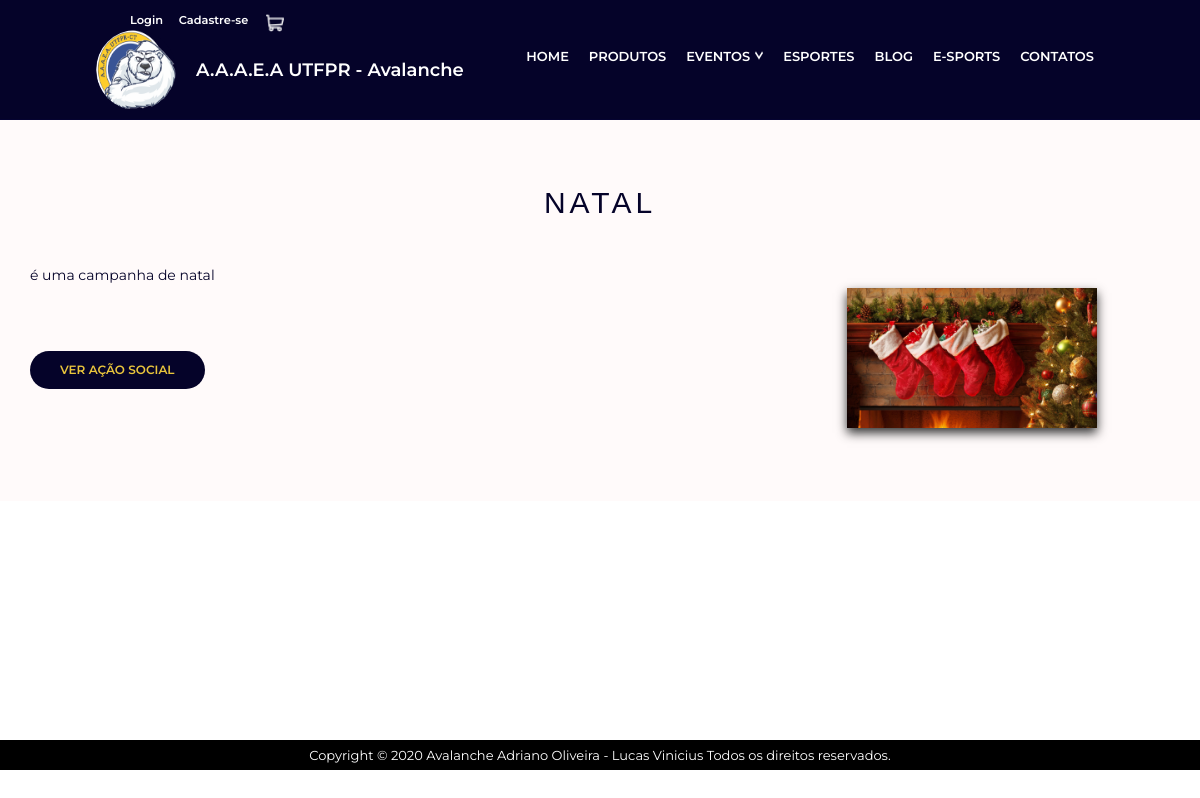
Before: /Social/ with the older database file.
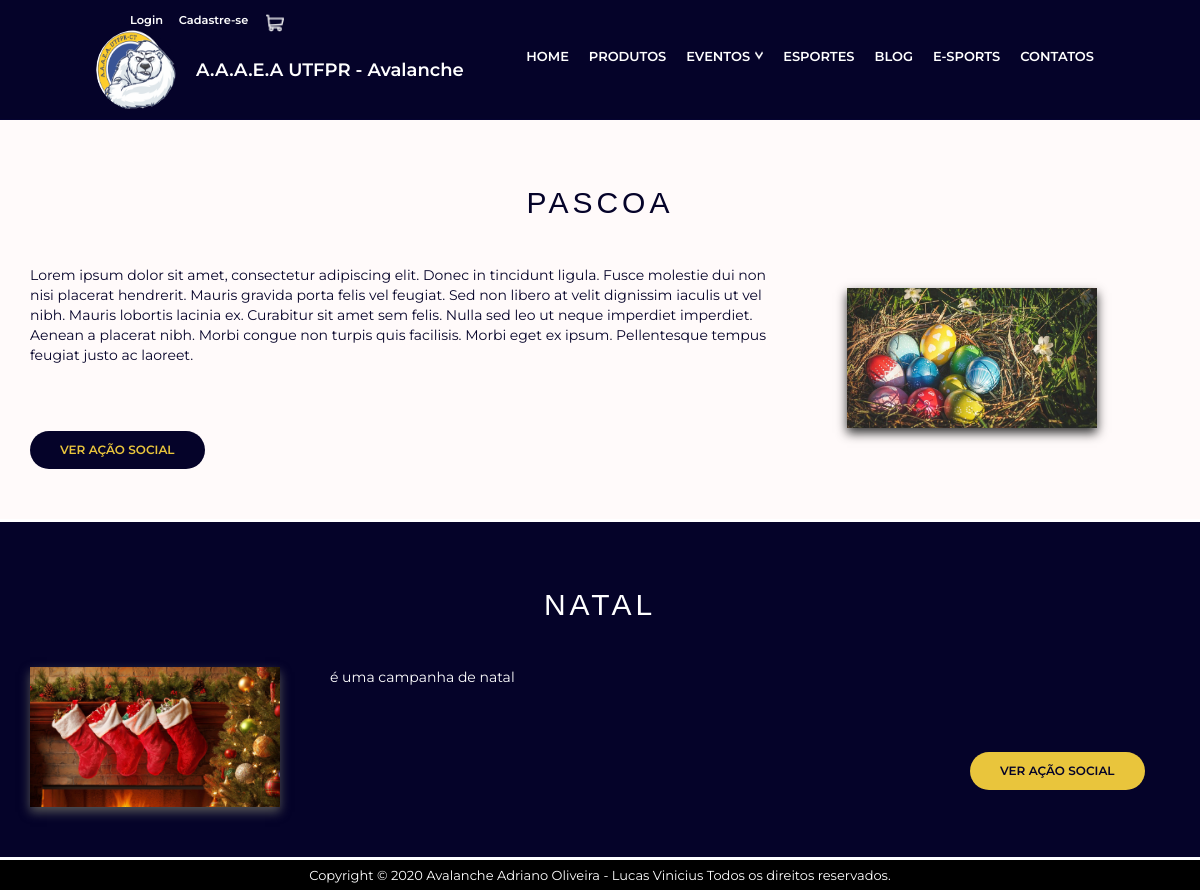
After: the same page with the newer database file.
### Avalancheutfpr/models.py (models this page shows, shortened)
class campanhas(models.Model):
    status = (('Ativo', 'Ativo'), ('Encerrado', 'Encerrado'),)
    name = models.CharField(max_length=30,null=False,blank=False,verbose_name='Nome')
    previa = models.TextField(null=False, blank=False, verbose_name='Prévia')
    descricao = models.TextField(null=False,blank=False,verbose_name='Descrição')
    local = models.CharField(max_length=255)
    image = StdImageField(upload_to=get_file_path, null=False, blank=False)
    QRcode = StdImageField(upload_to=get_file_path, null=True, blank=True)
    slug = AutoSlugField(populate_from='name')
    data = models.DateField(auto_now_add=False, blank=True, null=True,verbose_name='Data de Realização')
    pub_date = models.DateField(auto_now_add=True,verbose_name='Data de publicação')
    Status = models.CharField(max_length=30, null=True, blank=True, choices=status, default='Ativo')
    class Meta:
        verbose_name= 'Ação Social'
        verbose_name_plural = 'Ações Sociais'
        ordering = ['-pub_date']

### Avalancheutfpr/views.py (the view)
# urls.py: path('Social/', Social.as_view(), name='Social'),
class Social(ListView):
    template_name = 'Social.html'
    context_object_name = 'campanhas'
    paginate_by = 5
    ordering = '-pub_date'
    def get_queryset(self):
        queryset = campanhas.objects.all()
        q = self.request.GET.get('q', '')
        if q:
            queryset = queryset.filter(
                models.Q(name__icontains=q) | models.Q(descricao__icontains=q) | models.Q(local__icontains=q)
            )
        return queryset

### Avalancheutfpr/templates/Social.html (shortened to what this page needs)
<!DOCTYPE html>
{% extends 'Base.html' %}
{%load static%}
{%load bootstrap4 %}
{%block body%}
<main class="social-area">
    {%for campanhas in page_obj %}
    {%if forloop.counter|divisibleby:"2" %}
	<section class="default-eventos dark-eventos">
		<div class="section-title-eventos">{{campanhas.name}}</div>
		<div class="section-body-eventos">
	    	<div class="section-eventos-sociais">
	    		<div class="section-eventos-sociais--right---esquerda">
	            	<img src="{{campanhas.image.url}}" />
	        	</div>
	    		<div class="section-eventos-sociais--left---esquerda">
	                <p>{{campanhas.previa}}</p>
	                <br/>
	                <a href="{%url 'Campanhas_View' campanhas.slug%}" class="section-button-dark">Ver Ação Social</a>
	            </div>
	        </div>
	   	</div>
	</section>
    {%else%}
	<section class="default-eventos light-eventos">
		<div class="section-title-eventos">{{campanhas.name}}</div>
		<div class="section-body-eventos">
	    	<div class="section-eventos-sociais">
	    		<div class="section-eventos-sociais--left">
	                <p>{{campanhas.previa}}</p>
	                <br/>
	                <a href="{%url 'Campanhas_View' campanhas.slug%}" class="section-button-light">Ver Ação Social</a>
	            </div>
	        	<div class="section-eventos-sociais--right">
	            	<img src="{{campanhas.image.url}}" />
	        	</div>
	        </div>
	   	</div>
	</section>
    {%endif%}
    {%endfor%}
</main>
{%endblock%}

Changed rows visible on the page:
added campanhas: name "PASCOA", previa "Lorem ipsum dolor sit amet, consectetur adipiscing elit. Donec in tincidunt ligula. Fusce molestie dui non nisi placerat hendrerit. Mauris gravida porta felis vel feugiat. Sed non libero at velit dignissim iaculis ut vel nibh. Mauris lobortis lacinia ex. Curabitur sit amet sem felis. Nulla sed leo ut neque imperdiet imperdiet. Aenean a placerat nibh. Morbi congue non turpis quis facilisis. Morbi eget ex ipsum. Pellentesque tempus feugiat justo ac laoreet.", image (picture)
